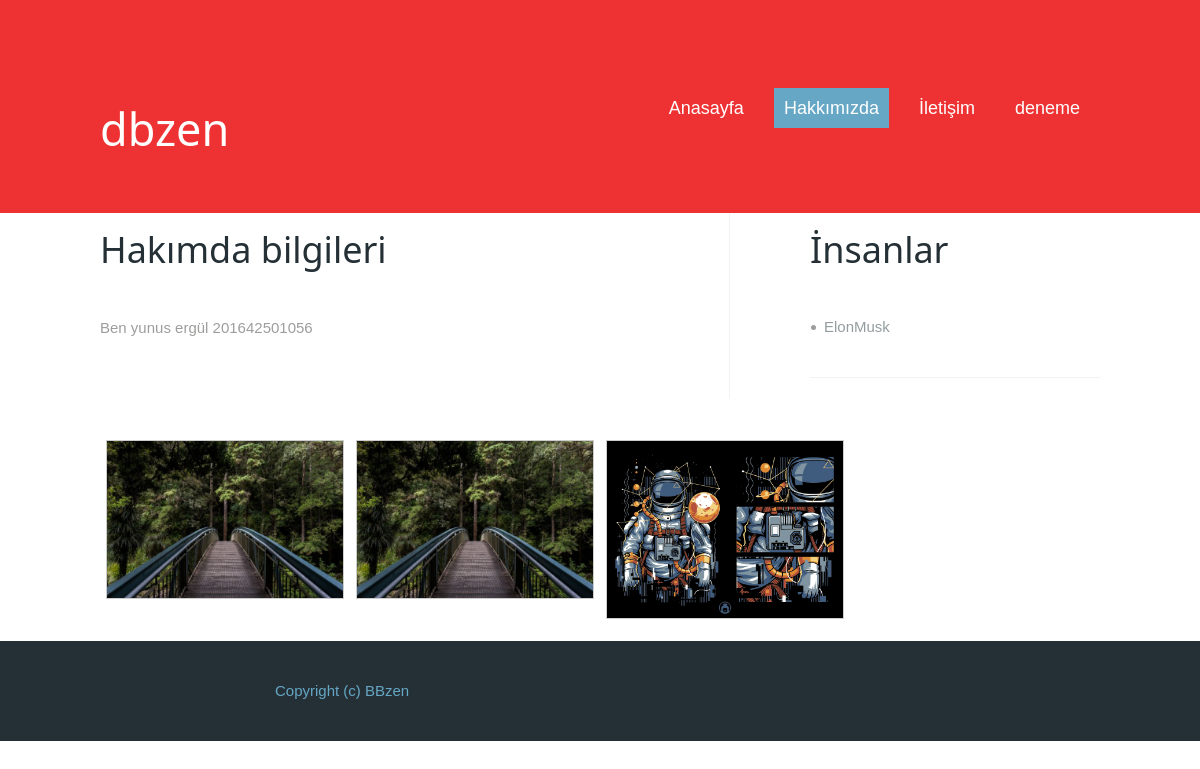
Page /projebeta/index.php on the committed database.
### tables this page shows
CREATE TABLE `page` (
  `id` int(11) NOT NULL,
  `home_page_con` tinyint(1) NOT NULL,
  `page_name` text NOT NULL,
  `page_description` text NOT NULL,
  `page_content` text,
  `sid_menu_con` int(11) NOT NULL,
  `sid_menu_name` text NOT NULL,
  `gallery_co` tinyint(1) NOT NULL,
  `page_show` tinyint(1) NOT NULL,
  `type` int(11) NOT NULL,
  `banner_show` tinyint(1) NOT NULL,
  `date` datetime NOT NULL
);

CREATE TABLE `side_menu` (
  `id` int(11) NOT NULL,
  `page_id` int(11) NOT NULL,
  `side_name` text NOT NULL,
  `side_content` text,
  `side_show` tinyint(1) NOT NULL,
  `gallery_co` tinyint(1) NOT NULL,
  `side_date` datetime NOT NULL
);

CREATE TABLE `gallery` (
  `id` int(11) NOT NULL,
  `gallery_scr` text NOT NULL,
  `page_id` int(11) NOT NULL,
  `pic_name` text NOT NULL,
  `on_co` tinyint(1) NOT NULL,
  `side_id` int(11) NOT NULL
);

### projebeta/pages/function.php (called while the page is built, shortened)
<?php
function replace_tr($text) {
   $text = trim($text);
   $search = array('Ç','ç','Ğ','ğ','ı','İ','Ö','ö','Ş','ş','Ü','ü',' ');
   $replace = array('c','c','g','g','i','i','o','o','s','s','u','u','-');
   $new_text = str_replace($search,$replace,$text);
   return $new_text;
}
?>

### projebeta/pages/config.php (called while the page is built, shortened)
<?php
try {
     $db = new PDO("mysql:host=localhost;dbname=proje_beta;charset=utf8", "root", "");
} catch ( PDOException $e ){
     print $e->getMessage();
}
if(isset($_GET['page'])){
	$query = $db->query("SELECT * from page WHERE page_name='".$_GET['page']."'")->fetch(PDO::FETCH_ASSOC);
}
else{
	$query = $db->query("SELECT * from page WHERE home_page_con=1")->fetch(PDO::FETCH_ASSOC);
}
?>

### projebeta/pages/menu.php (the view)
<div class="header-wrap">
  <div class="header">
    <div class="logo">
      <h1>dbzen</h1>
    </div>
    <div class="menu">
      <ul>
		  <?php
		  $querymenu = $db->query("SELECT * FROM page ORDER BY page.id ASC ", PDO::FETCH_ASSOC);
			if ( $querymenu->rowCount() ){
				foreach( $querymenu as $rowmenu ){
					$adi=replace_tr($rowmenu['page_name']);
					$kadi=replace_tr($query['page_name']);
					$adii=$rowmenu['page_name'];
					if($rowmenu['page_show']==1){echo "<li><a href='/projebeta/page/$adi'";
						if($adi==$kadi){echo"class='active'";}
						echo">$adii</a></li>";}}} ?>
      </ul>
    </div>
  </div>
</div>

### projebeta/pages/header.php (shortened to what this page needs)
<html>
<head>
<link href="css/styles.css" rel="stylesheet" type="text/css" />
<link href="css/w3.css" rel="stylesheet" type="text/css" />
<link href="css/carousel.css" rel="stylesheet" type="text/css">
</head>
<body>

### projebeta/index.php (shortened to what this page needs)
<?php
include'pages/config.php';
include'pages/function.php';
include'pages/header.php';
include 'pages/menu.php';
?>
<div class="page"><?php ?>
<?php if($query['sid_menu_con']==1){echo '<div class="primary-col">';}?>
    <div class="generic bdr-bottom-none">
      <div class=" panel">
        <div class="title">
          <h1><?php if ( $query ){ echo $query['page_description']; } ?></h1>
        </div>
        <div class="content">
			<?php if ( $query ){ echo $query['page_content']; } ?>
        </div>
      </div>
    </div>
<?php if($query['sid_menu_con']==1){echo '</div>';}?>
<?php
include'pages/side_menu.php';
include'pages/gallery.php';
echo"</div>";
include'pages/footer.php';
?>

### projebeta/pages/side_menu.php
<?php
if($query['sid_menu_con']==1){
echo '<div class="side-bar">
    <div class="clearing"></div>
    <div class="submenu">
      <div class="panel">
        <div class="title">
          <h1>'; if ( $query ){ echo $query['sid_menu_name']; } echo '</h1>
        </div>
        <div class="content">
          <ul>';
            $queryside = $db->query("SELECT * FROM side_menu WHERE page_id=".$query['id']."", PDO::FETCH_ASSOC);
			$ttv = $queryside->rowCount();
			$stv=0;
			if ( $queryside->rowCount() ){
				foreach( $queryside as $rowside){
					$stv++;
					if($rowside['side_show']==1){
						$adi=replace_tr($query['page_name']);
						if($ttv==$stv){$acti='class="-noborder-bottom"';}else{$acti='';}
echo "<li $acti><a href='/projebeta/page/$adi/".$rowside['side_name']."'>".$rowside['side_name']."</a></li>";}}}
			echo'</ul>
        </div>
      </div>
    </div>
    <div class="clearing"></div>
  </div>
  <div class="clearing"></div>';
	}
?>

### projebeta/pages/gallery.php (shortened to what this page needs)
<?php
if($query['gallery_co']==1){
	echo '<div class="clearing">&nbsp;</div>
							<div class="page">';
	$querygallery = $db->query("SELECT * FROM gallery WHERE page_id=".$query['id']." and on_co=0", PDO::FETCH_ASSOC);
			if ( $querygallery->rowCount() ){
				foreach( $querygallery as $rowgallery){
					echo '<div class="responsive">
  							<div class="gallery">
								<a target="_blank" href="gallery/'.$rowgallery['gallery_scr'].'">
									<img src="gallery/'.$rowgallery['gallery_scr'].'" width="300" height="200">
    							</a>
  							</div>
						</div>';}}
echo '</div><div class="clearing">&nbsp;</div>';
}
?>

### projebeta/pages/footer.php (shortened to what this page needs)
<div class="copyright-wrap">
  <div class="copyright">
    <div class="content">
      <p>Copyright (c) BBzen</p>
    </div>
  </div>
</div>
</body>
</html>

### projebeta/css/styles.css (style rules this page uses)
* { padding:0; margin:0; }
body { font-family: 'Pontano Sans', sans-serif; font-size:14px; color:#9b9e9a; background:#ffffff; }
img { border:none; }
h1 { font-size:25px; color:#243036; font-family: 'Lobster Two', cursive; font-weight:normal; }
P { line-height:20px; }
a { text-decoration:none; color:#66a7c5; }
.bdr-bottom-none { border-bottom:none !important; }
.clearing { clear:both; }
.page { margin:0 auto; overflow:hidden; }
.panel { overflow:hidden; }
.page { width:1000px; margin:0 auto;overflow:hidden; }
.header-wrap { background:#ee3233; overflow:hidden; padding-top:85px; padding-bottom:40px; }
.header { width:1000px; margin:0 auto; }
.logo h1 { float:left; color:#ffffff; font-size:45px; }
.menu { float:right; }
.menu ul li { list-style:none; float:left; font-size:18px; padding:10px; }
.menu ul li a { color:#ffffff; text-decoration:none; padding:10px; }
.menu ul li a.active { background:#66a7c5; padding:10px; }
.primary-col { width:630px; padding-right:40px; border-right:#f2f2f2 solid 1px; float:left; }
.primary-col h1 { padding-bottom:30px; }
.side-bar { width:290px; float:right; }
.side-bar h1,h2 { padding-bottom:20px; }
.side-bar a { text-decoration:underline; color:#ee3233; }
.search, .testimonnial, .submenu, .quick-contact { padding-bottom:30px;overflow:hidden; border-bottom:#f2f2f2 solid 1px; margin-bottom:40px; width:auto; }
.generic { float:left; width:630px; border-bottom:#f2f2f2 solid 1px; }
.generic .panel { margin-bottom:60px; }
.submenu ul li { list-style:url(../images/arrow2.png) inside; border-bottom:#f2f2f2 solid 1px; line-height:40px; }
.submenu ul li.-noborder-bottom { border-bottom:none; }
.submenu ul li a { text-decoration:none; color:#939d9f; }
.copyright-wrap { background:#243036; padding-top:40px; padding-bottom:40px; }
.copyright { margin:0 auto; width:650px; }
.copyright .content p { color:#66a7c5; }

### projebeta/css/w3.css (style rules this page uses)
*,*:before,*:after { box-sizing:inherit }
html { -ms-text-size-adjust:100%;-webkit-text-size-adjust:100% }
body { margin:0 }
a { background-color:transparent;-webkit-text-decoration-skip:objects }
img { border-style:none }
html,body { font-family:Verdana,sans-serif;font-size:15px;line-height:1.5 }
html { overflow-x:hidden }
h1 { font-size:36px }
h1,h2,h3,h4,h5,h6 { font-family:"Segoe UI",Arial,sans-serif;font-weight:400;margin:10px 0 }
img { vertical-align:middle }
a { color:inherit }

### projebeta/pages/header.php (style rules this page uses)
div.gallery { border: 1px solid #ccc; }
div.gallery img { width: 100%; height: auto; }
* { box-sizing: border-box; }
.responsive { padding: 0 6px; float: left; width: 24.99999%; }

### rows in the picture
page: page_name "Anasayfa"
page: page_name "Hakkımızda", page_description "Hakımda bilgileri", page_content "Ben yunus ergül 201642501056", sid_menu_name "İnsanlar"
page: page_name "İletişim"
page: page_name "deneme"
side_menu: side_name "ElonMusk"
gallery: gallery_scr (picture)
gallery: gallery_scr (picture)
gallery: gallery_scr (picture)
